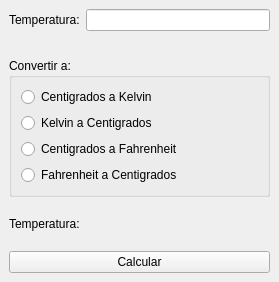
<?xml version="1.0" encoding="UTF-8"?>
<ui version="4.0">
 <class>MainWindow</class>
 <widget class="QMainWindow" name="MainWindow">
  <property name="geometry">
   <rect>
    <x>0</x>
    <y>0</y>
    <width>279</width>
    <height>282</height>
   </rect>
  </property>
  <property name="windowTitle">
   <string>MainWindow</string>
  </property>
  <widget class="QWidget" name="centralwidget">
   <layout class="QVBoxLayout" name="verticalLayout">
    <item>
     <layout class="QFormLayout" name="formLayout">
      <item row="0" column="0">
       <widget class="QLabel" name="label">
        <property name="text">
         <string>Temperatura:</string>
        </property>
       </widget>
      </item>
      <item row="0" column="1">
       <widget class="QLineEdit" name="temperatura"/>
      </item>
     </layout>
    </item>
    <item>
     <widget class="QGroupBox" name="groupBox">
      <property name="title">
       <string>Convertir a:</string>
      </property>
      <layout class="QVBoxLayout" name="verticalLayout_2">
       <item>
        <widget class="QRadioButton" name="c_k">
         <property name="text">
          <string>Centigrados a Kelvin</string>
         </property>
        </widget>
       </item>
       <item>
        <widget class="QRadioButton" name="k_c">
         <property name="text">
          <string>Kelvin a Centigrados</string>
         </property>
        </widget>
       </item>
       <item>
        <widget class="QRadioButton" name="c_f">
         <property name="text">
          <string>Centigrados a Fahrenheit</string>
         </property>
        </widget>
       </item>
       <item>
        <widget class="QRadioButton" name="f_c">
         <property name="text">
          <string>Fahrenheit a Centigrados</string>
         </property>
        </widget>
       </item>
      </layout>
     </widget>
    </item>
    <item>
     <widget class="QLabel" name="resultado">
      <property name="text">
       <string>Temperatura:</string>
      </property>
     </widget>
    </item>
    <item>
     <widget class="QPushButton" name="calcular">
      <property name="text">
       <string>Calcular</string>
      </property>
     </widget>
    </item>
   </layout>
  </widget>
 </widget>
 <resources/>
 <connections/>
</ui>
